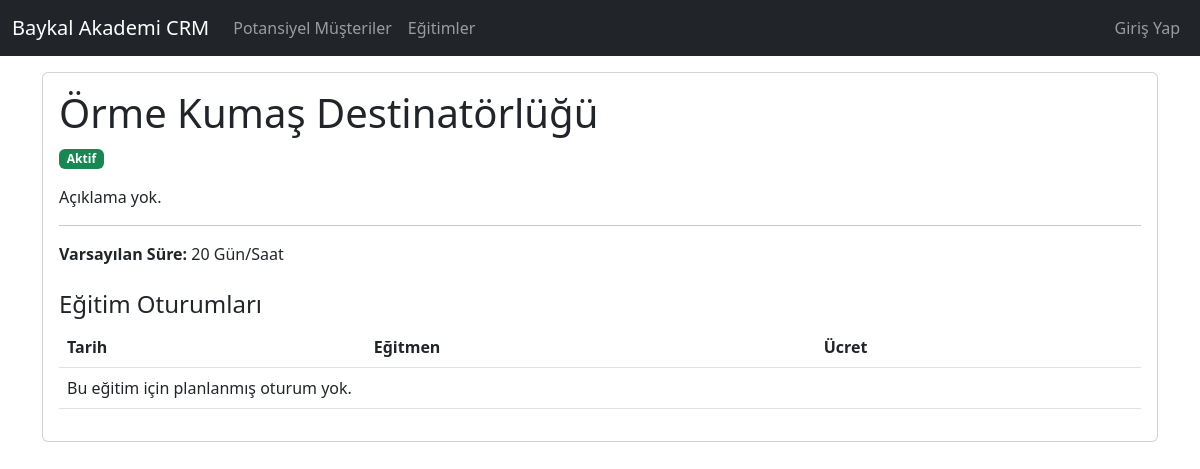
Before: /training/2/ with the older database file.
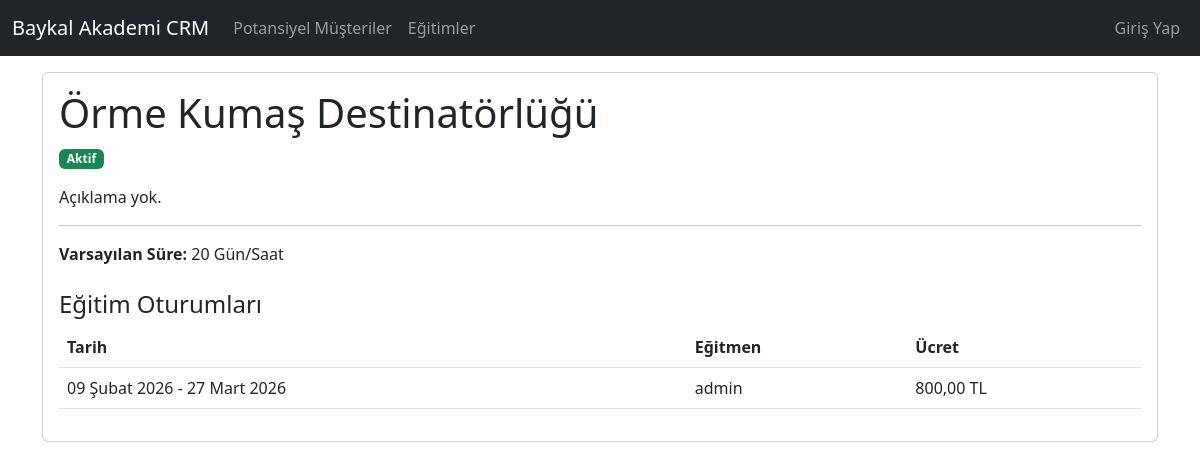
After: the same page with the newer database file.
### core/models.py (models this page shows, shortened)
class TrainingSession(models.Model):
    training = models.ForeignKey(Training, on_delete=models.CASCADE)
    start_date = models.DateField()
    end_date = models.DateField(null=True, blank=True)
    instructor = models.ForeignKey(User, on_delete=models.SET_NULL, null=True, blank=True)
    price = models.DecimalField(max_digits=10, decimal_places=2, default=0)

### core/views.py (the view)
# urls.py: path('training/<int:pk>/', views.training_detail, name='training_detail'),
def training_detail(request, pk):
    training = get_object_or_404(Training, pk=pk)
    return render(request, 'core/training/training_detail.html', {'training': training})

### core/templates/core/training/training_detail.html (shortened to what this page needs)
{% extends 'core/base.html' %}
{% block content %}
<div class="card mb-4">
    <div class="card-body">
        <h1 class="card-title">
            {{ training.name }}
        </h1>
        <p class="text-muted">
            {% if training.is_active %}
            <span class="badge bg-success">Aktif</span>
            {% else %}
            <span class="badge bg-secondary">Pasif</span>
            {% endif %}
        </p>
        <p class="card-text">{{ training.description|default:"Açıklama yok." }}</p>
        <hr>
        <p><strong>Varsayılan Süre:</strong> {{ training.default_duration|default:"-" }} Gün/Saat</p>
        <h4 class="mt-4 d-flex justify-content-between">
            Eğitim Oturumları
        </h4>
        <div class="table-responsive">
            <table class="table table-hover">
                <thead>
                    <tr>
                        <th>Tarih</th>
                        <th>Eğitmen</th>
                        <th>Ücret</th>
                    </tr>
                </thead>
                <tbody>
                    {% for session in training.trainingsession_set.all %}
                    <tr>
                        <td>{{ session.start_date }} - {{ session.end_date|default:"?" }}</td>
                        <td>{{ session.instructor.get_full_name|default:session.instructor.username }}</td>
                        <td>{{ session.price }} TL</td>
                    </tr>
                    {% empty %}
                    <tr>
                        <td colspan="{% if user.is_staff %}4{% else %}3{% endif %}">Bu eğitim için planlanmış oturum
                            yok.</td>
                    </tr>
                    {% endfor %}
                </tbody>
            </table>
        </div>
    </div>
</div>
{% endblock %}

Changed rows visible on the page:
added TrainingSession: start_date "09 Şubat 2026", end_date "27 Mart 2026", instructor.get_full_name "admin", price "800,00"
Other visible differences:
text no longer shown: "Bu eğitim için planlanmış oturum yok."
